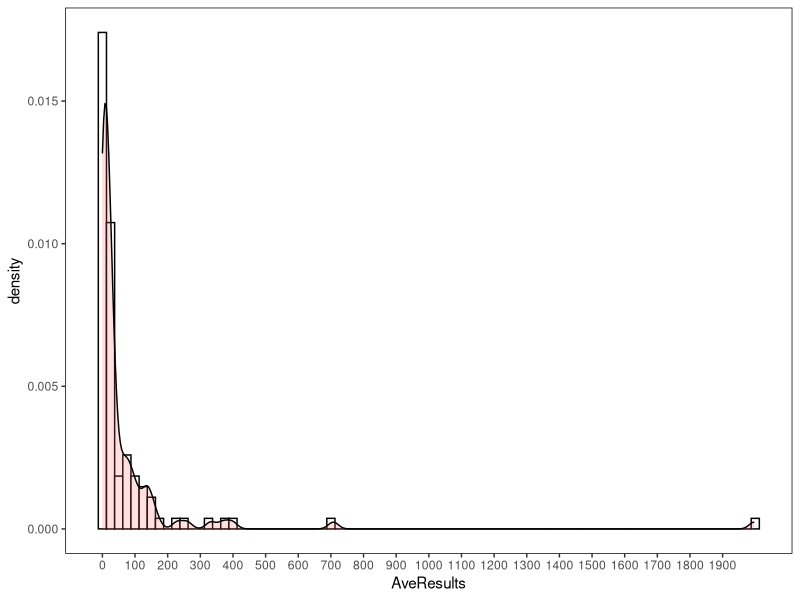
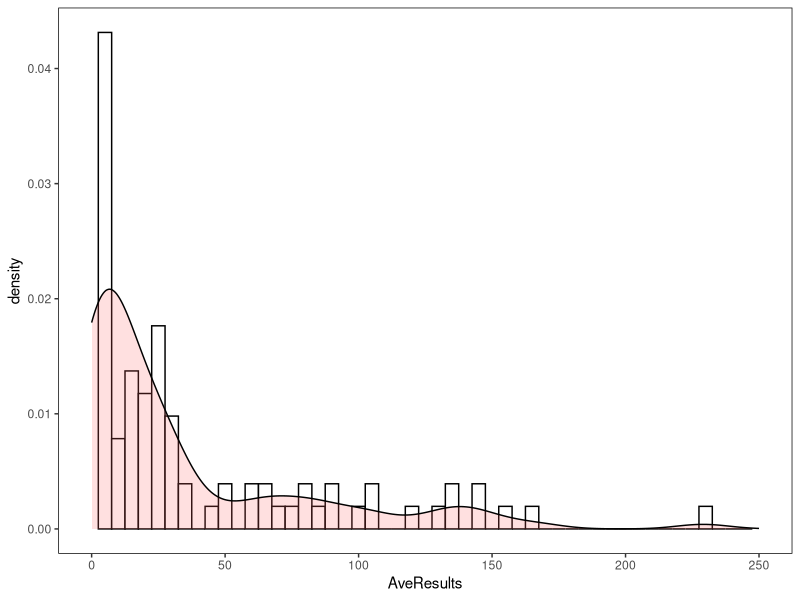
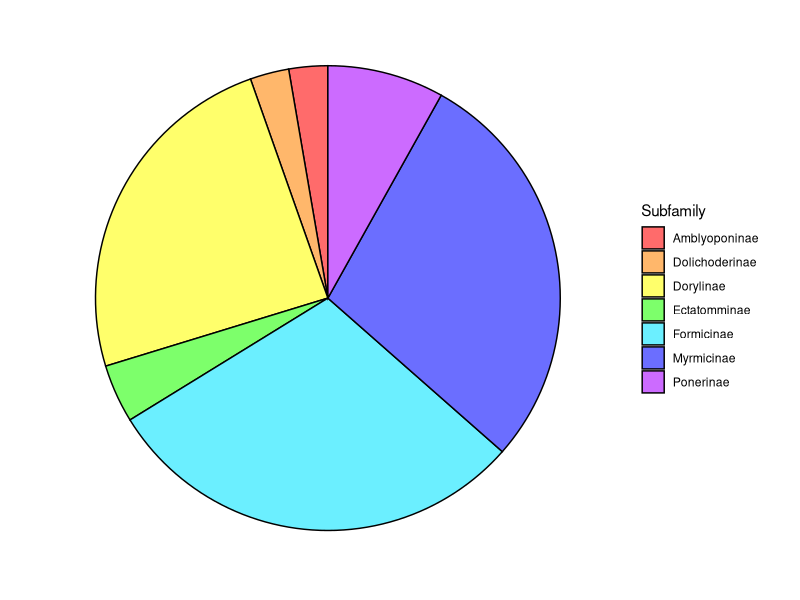
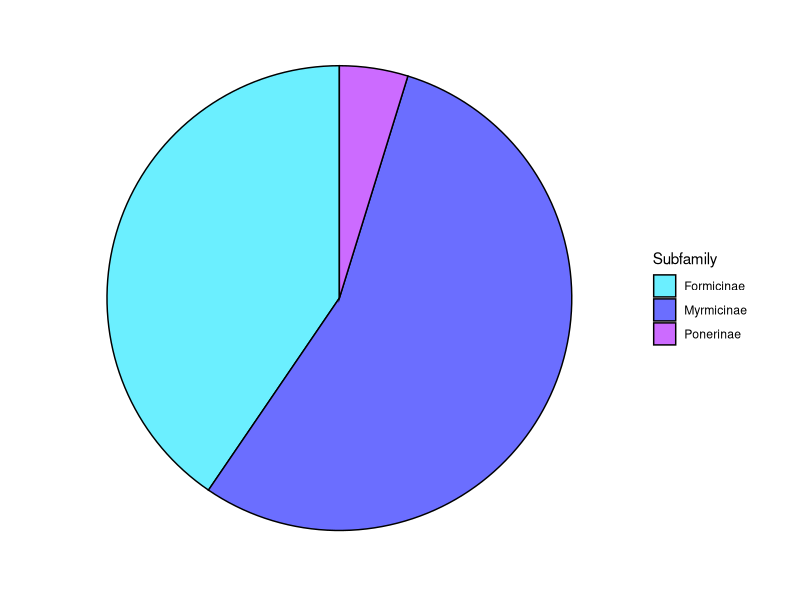
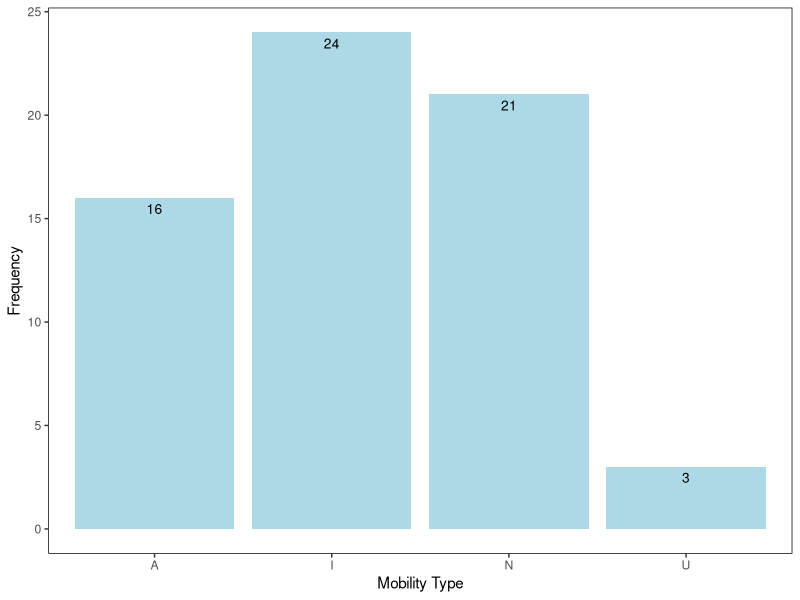
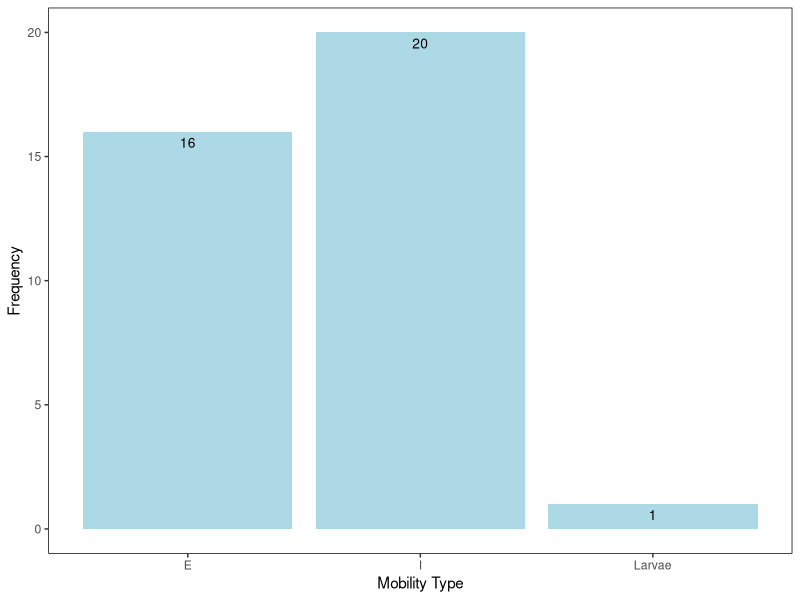
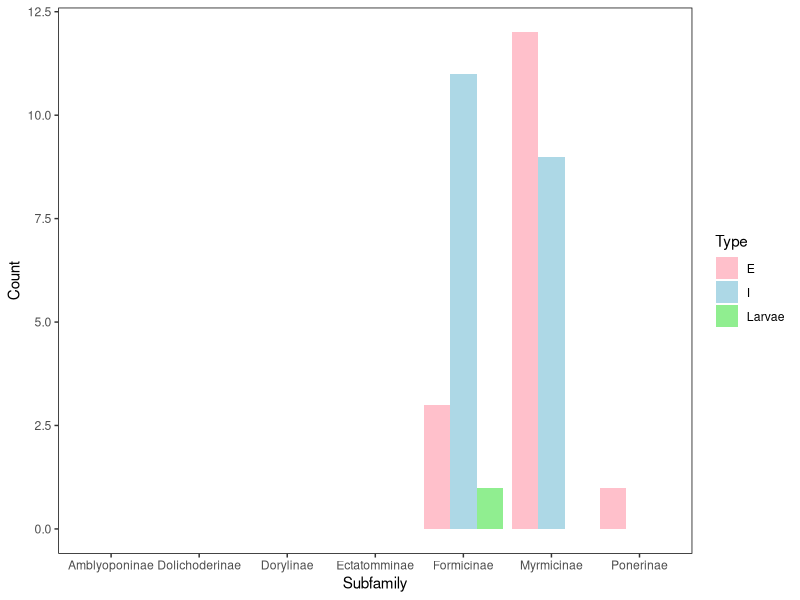
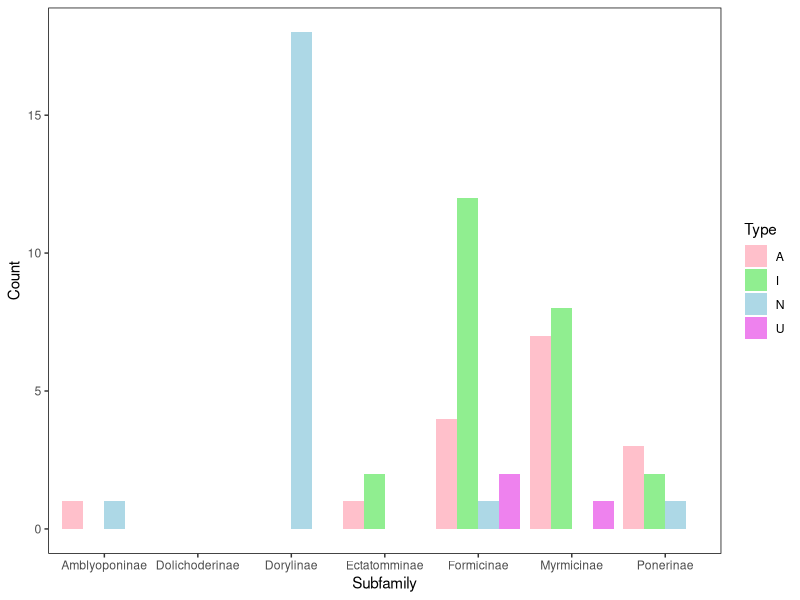

These figures' R source, in order:
#Set Working Directory
setwd("C:/Users/jessa/Documents/AntMetaAnalysis")

#Load in Packages
library(dplyr)
library(plyr)
library(ggplot2)
library(ape)

#Import data 
Rank <- read.table("Data/Ranking.txt", header = TRUE, sep = "\t")
SpeciesData <- read.table("Data/SpeciesLevel.txt", header = TRUE, sep = "\t") #NO RANK ADJUSTMENT
MobType <- read.table("Data/SubFamMobType.txt", header = TRUE, sep = "\t")
StoType <- read.table("Data/SubFamStoType.txt", header = TRUE, sep = "\t")

#Blank theme for ggplot
blank_theme <- theme_minimal() +
  theme(
    axis.title.x = element_blank(),
    axis.title.y = element_blank(),
    panel.border = element_blank(),
    panel.grid = element_blank(),
    axis.ticks = element_blank(),
    axis.text.x = element_blank(),
    axis.text.y = element_blank(),
    plot.title = element_text(size = 14, face = "bold")
  )

############################################################################################## Rank Plot

Rank <- Rank %>% mutate_at(vars(AveResults), funs(round(., 1)))

#Full data histogram
ggplot(Rank, aes(x = AveResults)) +
  geom_histogram(aes(y = ..density..), binwidth = 25, colour = "black", fill = "white") +
  geom_density(alpha=.2, fill="#FF6666") +
  scale_x_continuous(breaks = round(seq(min(Rank$AveResults),
                                        max(Rank$AveResults),
                                        by = 100), 1)) +
  theme(panel.grid.major = element_blank(),
        panel.grid.minor = element_blank(),
        panel.background = element_blank(),
        panel.border = element_rect(colour = "black", fill = NA))

# Zoomed in 
ggplot(Rank, aes(x = AveResults)) +
  geom_histogram(aes(y = ..density..), binwidth = 5, colour = "black", fill = "white") +
  geom_density(alpha=.2, fill="#FF6666") +
  scale_x_continuous(breaks = round(seq(min(Rank$AveResults), max(Rank$AveResults), by = 50), 1)) +
  theme(panel.grid.major = element_blank(),
        panel.grid.minor = element_blank(),
        panel.background = element_blank(),
        panel.border = element_rect(colour = "black", fill = NA)) +
  xlim(0, 250)

############################################################################################## Subfamily data Occurrence
str(SpeciesData)
SpeciesData$Subfamily <- as.factor(SpeciesData$Subfamily)
str(SpeciesData$Subfamily)
levels(SpeciesData$Subfamily)
SpeciesData$StorageYN <- as.factor(SpeciesData$StorageYN)
str(SpeciesData$StorageYN)
levels(SpeciesData$StorageYN)
SpeciesData$StorageType <- as.factor(SpeciesData$StorageType)
str(SpeciesData$StorageType)
levels(SpeciesData$StorageType)
SpeciesData$MobilityType <- as.factor(SpeciesData$MobilityType)
str(SpeciesData$MobilityType)
levels(SpeciesData$MobilityType)
SpeciesData$MobilityYN <- as.factor(SpeciesData$MobilityYN)
str(SpeciesData$MobilityYN)
levels(SpeciesData$MobilityYN)
str(SpeciesData)

#Subsets for Mobility and Storage data with NO RANK ADJUSTMENT
MobSpecies <- SpeciesData[!is.na(SpeciesData$MobilityYN),] #74 obs.
StoSpecies <- SpeciesData[!is.na(SpeciesData$StorageYN),] #42 obs.

MobSpeciesY <- MobSpecies[!(MobSpecies$MobilityYN == "N"),] #74 obs.
MobSpeciesN <- MobSpecies[!(MobSpecies$MobilityYN == "Y"),] #3 obs.

StoSpeciesY <- StoSpecies[!(StoSpecies$StorageYN == "N"),] #38 obs.
StoSpeciesN <- StoSpecies[!(StoSpecies$StorageYN == "Y"),] #4 obs.

#Occurrence of mobility data split among subfamilies - as pie chart
ggplot(data = MobSpecies, aes(x = factor(1), fill = Subfamily)) +
  geom_bar(color = "black") +
  coord_polar("y", start = 0) +
  scale_fill_manual(values = c("#ff6b6b",
                               "#ffb76b",
                               "#ffff6b",
                               "#7dff6b",
                               "#6befff",
                               "#6b6eff",
                               "#cc6bff")) +
  blank_theme

#Occurrence of storage data split among subfamilies - as pie chart
ggplot(data = StoSpecies, aes(x = factor(1), fill = Subfamily)) +
  geom_bar(color = "black") +
  coord_polar("y", start = 0) +
  scale_fill_manual(values = c("#6befff",
                               "#6b6eff",
                               "#cc6bff")) +
  blank_theme

############################################################################################## Type Counts

#Mobility
MobSpeciesType <- MobSpeciesY[!is.na(MobSpeciesY$MobilityType),]
MoTypeCount <- count(MobSpeciesType, "MobilityType")
str(MoTypeCount)

ggplot(MoTypeCount, aes(x = MobilityType, y = freq)) +
  geom_bar(stat = "identity", fill = "Light Blue") +
  geom_text(aes(label = freq), vjust = 1.6, color = "black", size = 3.5) +
  theme(panel.grid.major = element_blank(),
        panel.grid.minor = element_blank(),
        panel.background = element_blank(),
        panel.border = element_rect(colour = "black",
                                    fill = NA,)) +
  labs(x = "Mobility Type", y = "Frequency")

#Storage
StoSpeciesType <- StoSpeciesY[!is.na(StoSpeciesY$StorageType),]
StTypeCount <- count(StoSpeciesType, "StorageType")
str(StTypeCount)

ggplot(StTypeCount, aes(x = StorageType, y = freq)) +
  geom_bar(stat = "identity", fill = "Light Blue") +
  geom_text(aes(label = freq), vjust = 1.6, color = "black", size = 3.5) +
  theme(panel.grid.major = element_blank(),
        panel.grid.minor = element_blank(),
        panel.background = element_blank(),
        panel.border = element_rect(colour = "black",
                                    fill = NA,)) +
  labs(x = "Mobility Type", y = "Frequency")

############################################################################################## Subfamily Type Graphs

ggplot(StoType, aes(x = Subfamily, y = Count, fill = Type)) +
  geom_bar(stat = "identity", position = position_dodge()) +
  theme(panel.grid.major = element_blank(),
        panel.grid.minor = element_blank(),
        panel.background = element_blank(),
        panel.border = element_rect(colour = "black",
                                    fill = NA,)) +
  scale_fill_manual(values = c("pink",
                               "light blue",
                               "light green"))

ggplot(MobType, aes(x = Subfamily, y = Count, fill = Type)) +
  geom_bar(stat = "identity", position = position_dodge()) +
  theme(panel.grid.major = element_blank(),
        panel.grid.minor = element_blank(),
        panel.background = element_blank(),
        panel.border = element_rect(colour = "black",
                                    fill = NA,)) +
  scale_fill_manual(values = c("pink",
                               "light green",
                               "light blue",
                               "violet"))

############################################################################################## Phylogenetic Tree

SubfamTree <- ape::read.tree(text = '(((((((Heteroponerinae, Ectatomminae), Myrmicinae), Formicinae), ((Aneuretinae, Dolichoderinae),(Myrmeciinae, Pseudomyrmecinae))), Dorylinae), ((((Agroecomyrmecinae, Paraponerinae), Ponerinae), Proceratiinae), (Amblyoponinae, Apomyrminae))), (Leptanillinae, Martialinae));')
plot(SubfamTree)


